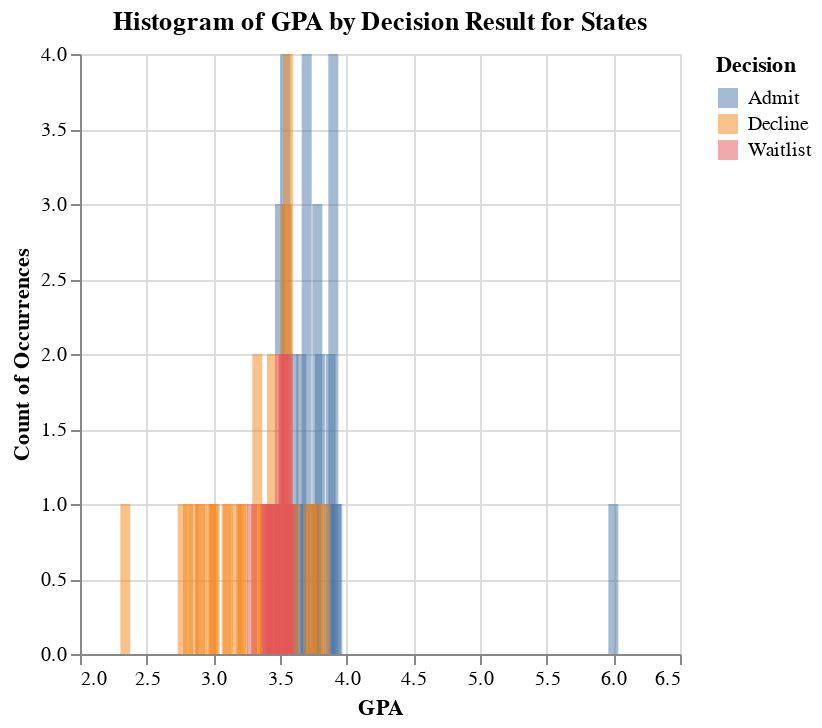

Notebook code for this chart:
### Code cell
# Dropdown selection
input_dropdown = alt.binding_select(options=[None] + unique_states, labels = ['All'] + unique_states, name='State')
selection = alt.selection_single(fields=['State'], bind=input_dropdown)

gpa_bar = alt.Chart(df).transform_filter(
    selection
).mark_bar(
    opacity=0.5,
    binSpacing=0
).encode(
    alt.X('GPA:Q'),
    alt.Y('count()', title='Count of Occurrences'),
    alt.Color('Decision:N')
).add_selection(selection).interactive()
chart_title = "Histogram of GPA by Decision Result for States"
gpa_bar = gpa_bar.properties(title=chart_title)

gpa_bar

### Figure 1 — Vega-Lite specification as saved in the notebook (floating-point values rounded to 4 significant figures)
{"config": {"view": {"continuousWidth": 300, "continuousHeight": 300}}, "data": {"name": "data-51f4d1a1c56d6089729b6b9cfb81bcdf"}, "mark": {"type": "bar", "binSpacing": 0, "opacity": 0.5}, "encoding": {"color": {"field": "Decision", "type": "nominal"}, "x": {"field": "GPA", "type": "quantitative"}, "y": {"aggregate": "count", "title": "Count of Occurrences", "type": "quantitative"}}, "params": [{"name": "param_19", "select": {"type": "point", "fields": ["State"]}, "bind": {"input": "select", "options": [null, "California", "Colorado", "Florida", "Utah", "Mississippi", "Oregon", "Virginia", "Alabama", "Georgia", "New york", "Vermont"], "labels": ["All", "California", "Colorado", "Florida", "Utah", "Mississippi", "Oregon", "Virginia", "Alabama", "Georgia", "New york", "Vermont"], "name": "State"}}, {"name": "param_20", "select": {"type": "interval", "encodings": ["x", "y"]}, "bind": "scales"}], "title": "Histogram of GPA by Decision Result for States", "transform": [{"filter": {"param": "param_19"}}], "$schema": "https://vega.github.io/schema/vega-lite/v5.8.0.json", "datasets": {"data-51f4d1a1c56d6089729b6b9cfb81bcdf": [{"Decision": "Admit", "State": "California", "GPA": 3.9, "WorkExp": 6.7, "TestScore": 962.0, "WritingScore": 100, "Gender": 1.0, "VolunteerLevel": 0}, {"Decision": "Admit", "State": "Florida", "GPA": 3.8, "WorkExp": 1.4, "TestScore": 969.0, "WritingScore": 97, "Gender": 1.0, "VolunteerLevel": 4}, {"Decision": "Admit", "State": "Colorado", "GPA": 3.6, "WorkExp": 0.9, "TestScore": 969.0, "WritingScore": 97, "Gender": 0.0, "VolunteerLevel": 2}, {"Decision": "Admit", "State": "Colorado", "GPA": 3.92, "WorkExp": 1.2, "TestScore": 969.0, "WritingScore": 95, "Gender": -1.0, "VolunteerLevel": 3}, {"Decision": "Admit", "State": "California", "GPA": 3.88, "WorkExp": 1.5, "TestScore": 967.0, "WritingScore": 95, "Gender": 1.0, "VolunteerLevel": 5}, {"Decision": "Admit", "State": "California", "GPA": 3.7, "WorkExp": 1.2, "TestScore": 969.0, "WritingScore": 94, "Gender": 1.0, "VolunteerLevel": 2}, {"Decision": "Admit", "State": "Florida", "GPA": 3.9, "WorkExp": 4.7, "TestScore": 961.0, "WritingScore": 93, "Gender": 1.0, "VolunteerLevel": 1}, {"Decision": "Admit", "State": "California", "GPA": 3.7, "WorkExp": 1.4, "TestScore": 966.0, "WritingScore": 94, "Gender": 1.0, "VolunteerLevel": 0}, {"Decision": "Admit", "State": "Florida", "GPA": 3.93, "WorkExp": 0.8, "TestScore": 969.0, "WritingScore": 99, "Gender": 1.0, "VolunteerLevel": 4}, {"Decision": "Admit", "State": "Colorado", "GPA": 3.6, "WorkExp": 1.2, "TestScore": 967.0, "WritingScore": 94, "Gender": 1.0, "VolunteerLevel": 2}, {"Decision": "Admit", "State": "California", "GPA": 3.69, "WorkExp": 3.2, "TestScore": 967.0, "WritingScore": 93, "Gender": 0.0, "VolunteerLevel": 3}, {"Decision": "Admit", "State": "Florida", "GPA": 3.7, "WorkExp": 3.7, "TestScore": 969.0, "WritingScore": 99, "Gender": 0.0, "VolunteerLevel": 2}, {"Decision": "Admit", "State": "Colorado", "GPA": 3.9, "WorkExp": 3.8, "TestScore": 967.0, "WritingScore": 98, "Gender": 1.0, "VolunteerLevel": 3}, {"Decision": "Admit", "State": "Colorado", "GPA": 3.78, "WorkExp": 1.2, "TestScore": 966.0, "WritingScore": 1, "Gender": 0.0, "VolunteerLevel": 4}, {"Decision": "Admit", "State": "California", "GPA": 3.7, "WorkExp": 2.7, "TestScore": 799.0, "WritingScore": 97, "Gender": 0.0, "VolunteerLevel": 5}, {"Decision": "Admit", "State": "Florida", "GPA": 3.5, "WorkExp": 0.7, "TestScore": 965.0, "WritingScore": 91, "Gender": 0.0, "VolunteerLevel": 1}, {"Decision": "Admit", "State": "Colorado", "GPA": 3.65, "WorkExp": 1.7, "TestScore": 963.0, "WritingScore": 90, "Gender": 0.0, "VolunteerLevel": 1}, {"Decision": "Admit", "State": "Colorado", "GPA": 3.75, "WorkExp": 1.1, "TestScore": 969.0, "WritingScore": 93, "Gender": 1.0, "VolunteerLevel": 0}, {"Decision": "Admit", "State": "Colorado", "GPA": 6.0, "WorkExp": 0.8, "TestScore": 969.0, "WritingScore": 93, "Gender": 1.0, "VolunteerLevel": 1}, {"Decision": "Admit", "State": "California", "GPA": 3.78, "WorkExp": 8.7, "TestScore": 966.0, "WritingScore": 91, "Gender": 0.0, "VolunteerLevel": 2}, {"Decision": "Admit", "State": "Florida", "GPA": 3.54, "WorkExp": 0.7, "TestScore": 965.0, "WritingScore": 11, "Gender": 1.0, "VolunteerLevel": 1}, {"Decision": "Admit", "State": "Florida", "GPA": 3.66, "WorkExp": 2.2, "TestScore": 967.0, "WritingScore": 91, "Gender": 0.0, "VolunteerLevel": 2}, {"Decision": "Admit", "State": "Florida", "GPA": 3.9, "WorkExp": 0.0, "TestScore": 967.0, "WritingScore": 88, "Gender": 1.0, "VolunteerLevel": 0}, {"Decision": "Admit", "State": "Florida", "GPA": 3.55, "WorkExp": 0.0, "TestScore": 962.0, "WritingScore": 97, "Gender": 0.0, "VolunteerLevel": 0}, {"Decision": "Admit", "State": "Colorado", "GPA": 3.59, "WorkExp": 1.7, "TestScore": 969.0, "WritingScore": 93, "Gender": 1.0, "VolunteerLevel": 0}, {"Decision": "Admit", "State": "California", "GPA": 3.66, "WorkExp": 0.9, "TestScore": 956.0, "WritingScore": 89, "Gender": 0.0, "VolunteerLevel": 1}, {"Decision": "Admit", "State": "Utah", "GPA": 3.78, "WorkExp": 1.2, "TestScore": 968.0, "WritingScore": 87, "Gender": 1.0, "VolunteerLevel": 2}, {"Decision": "Admit", "State": "Colorado", "GPA": 3.88, "WorkExp": 1.0, "TestScore": 969.0, "WritingScore": 93, "Gender": 0.0, "VolunteerLevel": 4}, {"Decision": "Admit", "State": "Florida", "GPA": 3.8, "WorkExp": 1.9, "TestScore": 965.0, "WritingScore": 94, "Gender": 1.0, "VolunteerLevel": 5}, {"Decision": "Admit", "State": "Florida", "GPA": 3.77, "WorkExp": 1.4, "TestScore": 969.0, "WritingScore": 99, "Gender": 0.0, "VolunteerLevel": 4}, {"Decision": "Admit", "State": "California", "GPA": 3.87, "WorkExp": 1.7, "TestScore": 966.0, "WritingScore": 97, "Gender": 1.0, "VolunteerLevel": 5}, {"Decision": "Decline", "State": "Florida", "GPA": 3.56, "WorkExp": 3.7, "TestScore": 899.0, "WritingScore": 78, "Gender": 0.0, "VolunteerLevel": 3}, {"Decision": "Decline", "State": "Florida", "GPA": 3.79, "WorkExp": 1.4, "TestScore": 867.0, "WritingScore": 77, "Gender": 1.0, "VolunteerLevel": 2}, {"Decision": "Decline", "State": "Florida", "GPA": 3.71, "WorkExp": 0.7, "TestScore": 789.0, "WritingScore": 82, "Gender": 0.0, "VolunteerLevel": 4}, {"Decision": "Decline", "State": "Florida", "GPA": 3.74, "WorkExp": 1.3, "TestScore": 800.0, "WritingScore": 56, "Gender": 1.0, "VolunteerLevel": 4}, {"Decision": "Decline", "State": "Florida", "GPA": 3.61, "WorkExp": 1.3, "TestScore": 789.0, "WritingScore": 56, "Gender": 1.0, "VolunteerLevel": 5}, {"Decision": "Decline", "State": "Florida", "GPA": 3.54, "WorkExp": 0.9, "TestScore": 765.0, "WritingScore": 78, "Gender": 1.0, "VolunteerLevel": 0}, {"Decision": "Decline", "State": "Florida", "GPA": 3.84, "WorkExp": 2.7, "TestScore": 896.0, "WritingScore": 89, "Gender": 1.0, "VolunteerLevel": 1}, {"Decision": "Decline", "State": "Florida", "GPA": 2.81, "WorkExp": 9.2, "TestScore": 764.0, "WritingScore": 56, "Gender": 0.0, "VolunteerLevel": 2}, {"Decision": "Decline", "State": "California", "GPA": 2.34, "WorkExp": 0.8, "TestScore": 754.0, "WritingScore": 76, "Gender": 1.0, "VolunteerLevel": 1}, {"Decision": "Decline", "State": "Oregon", "GPA": 2.9, "WorkExp": 0.9, "TestScore": 769.0, "WritingScore": 87, "Gender": 1.0, "VolunteerLevel": 4}, {"Decision": "Decline", "State": "Florida", "GPA": 3.33, "WorkExp": 1.6, "TestScore": 766.0, "WritingScore": 81, "Gender": 1.0, "VolunteerLevel": 5}, {"Decision": "Decline", "State": "Virginia", "GPA": 3.37, "WorkExp": 0.9, "TestScore": 766.0, "WritingScore": 79, "Gender": 0.0, "VolunteerLevel": 2}, {"Decision": "Decline", "State": "Colorado", "GPA": 3.0, "WorkExp": 1.2, "TestScore": 768.0, "WritingScore": 77, "Gender": 1.0, "VolunteerLevel": 1}, {"Decision": "Decline", "State": "Florida", "GPA": 3.1, "WorkExp": 1.9, "TestScore": 751.0, "WritingScore": 76, "Gender": 0.0, "VolunteerLevel": 0}, {"Decision": "Decline", "State": "Virginia", "GPA": 3.22, "WorkExp": 3.2, "TestScore": 769.0, "WritingScore": 75, "Gender": 0.0, "VolunteerLevel": 1}, {"Decision": "Decline", "State": "Florida", "GPA": 3.54, "WorkExp": 1.1, "TestScore": 767.0, "WritingScore": 65, "Gender": 0.0, "VolunteerLevel": 4}, {"Decision": "Decline", "State": "Colorado", "GPA": 3.44, "WorkExp": 3.2, "TestScore": 757.0, "WritingScore": 74, "Gender": 1.0, "VolunteerLevel": 3}, {"Decision": "Decline", "State": "Colorado", "GPA": 2.98, "WorkExp": 0.7, "TestScore": 763.0, "WritingScore": 71, "Gender": 0.0, "VolunteerLevel": 1}, {"Decision": "Decline", "State": "Virginia", "GPA": 2.77, "WorkExp": 3.7, "TestScore": 763.0, "WritingScore": 73, "Gender": 1.0, "VolunteerLevel": 5}, {"Decision": "Decline", "State": "Florida", "GPA": 3.18, "WorkExp": 1.4, "TestScore": 768.0, "WritingScore": 72, "Gender": 0.0, "VolunteerLevel": 0}, {"Decision": "Decline", "State": "Colorado", "GPA": 3.11, "WorkExp": 1.7, "TestScore": 758.0, "WritingScore": 69, "Gender": 1.0, "VolunteerLevel": 3}, {"Decision": "Decline", "State": "Colorado", "GPA": 3.32, "WorkExp": 1.7, "TestScore": 768.0, "WritingScore": 78, "Gender": 0.0, "VolunteerLevel": 4}, {"Decision": "Decline", "State": "Utah", "GPA": 3.01, "WorkExp": 1.4, "TestScore": 769.0, "WritingScore": 69, "Gender": 0.0, "VolunteerLevel": 2}, {"Decision": "Decline", "State": "Utah", "GPA": 3.33, "WorkExp": 0.8, "TestScore": 768.0, "WritingScore": 70, "Gender": 0.0, "VolunteerLevel": 1}, {"Decision": "Decline", "State": "Mississippi", "GPA": 2.91, "WorkExp": 6.2, "TestScore": 753.0, "WritingScore": 77, "Gender": 1.0, "VolunteerLevel": 1}, {"Decision": "Decline", "State": "Florida", "GPA": 3.56, "WorkExp": 1.7, "TestScore": 769.0, "WritingScore": 81, "Gender": 1.0, "VolunteerLevel": 4}, {"Decision": "Decline", "State": "Colorado", "GPA": 2.85, "WorkExp": 4.6, "TestScore": 762.0, "WritingScore": 75, "Gender": 1.0, "VolunteerLevel": 4}, {"Decision": "Decline", "State": "Virginia", "GPA": 3.21, "WorkExp": 1.7, "TestScore": 766.0, "WritingScore": 79, "Gender": 1.0, "VolunteerLevel": 5}, {"Decision": "Waitlist", "State": "Florida", "GPA": 3.4, "WorkExp": 1.9, "TestScore": 859.0, "WritingScore": 88, "Gender": 0.0, "VolunteerLevel": 4}, {"Decision": "Waitlist", "State": "Florida", "GPA": 3.45, "WorkExp": 4.7, "TestScore": 867.0, "WritingScore": 71, "Gender": 0.0, "VolunteerLevel": 3}, {"Decision": "Waitlist", "State": "Florida", "GPA": 3.5, "WorkExp": 1.7, "TestScore": 869.0, "WritingScore": 73, "Gender": 0.0, "VolunteerLevel": 2}, {"Decision": "Waitlist", "State": "New york", "GPA": 3.55, "WorkExp": 2.2, "TestScore": 866.0, "WritingScore": 74, "Gender": 1.0, "VolunteerLevel": 1}, {"Decision": "Waitlist", "State": "Alabama", "GPA": 3.41, "WorkExp": 1.2, "TestScore": 868.0, "WritingScore": 85, "Gender": 0.0, "VolunteerLevel": 0}, {"Decision": "Waitlist", "State": "Georgia", "GPA": 3.56, "WorkExp": 100.0, "TestScore": 866.0, "WritingScore": 89, "Gender": 0.0, "VolunteerLevel": 1}, {"Decision": "Waitlist", "State": "Florida", "GPA": 3.53, "WorkExp": 1.7, "TestScore": 869.0, "WritingScore": 87, "Gender": 1.0, "VolunteerLevel": 2}, {"Decision": "Waitlist", "State": "Colorado", "GPA": 3.5, "WorkExp": 3.5, "TestScore": 869.0, "WritingScore": 83, "Gender": 0.0, "VolunteerLevel": 4}, {"Decision": "Waitlist", "State": "Utah", "GPA": 3.39, "WorkExp": 1.8, "TestScore": 866.0, "WritingScore": 82, "Gender": 1.0, "VolunteerLevel": 5}, {"Decision": "Waitlist", "State": "California", "GPA": 3.52, "WorkExp": 2.7, "TestScore": 855.0, "WritingScore": 87, "Gender": 1.0, "VolunteerLevel": 3}, {"Decision": "Waitlist", "State": "Colorado", "GPA": 3.49, "WorkExp": 1.3, "TestScore": 866.0, "WritingScore": 86, "Gender": 0.0, "VolunteerLevel": 5}, {"Decision": "Waitlist", "State": "Colorado", "GPA": 3.43, "WorkExp": 1.5, "TestScore": 869.0, "WritingScore": 85, "Gender": 1.0, "VolunteerLevel": 1}, {"Decision": "Waitlist", "State": "Florida", "GPA": 3.44, "WorkExp": 7.2, "TestScore": 865.0, "WritingScore": 84, "Gender": 0.0, "VolunteerLevel": 2}, {"Decision": "Waitlist", "State": "Florida", "GPA": 3.29, "WorkExp": 1.2, "TestScore": 869.0, "WritingScore": 83, "Gender": 1.0, "VolunteerLevel": 4}, {"Decision": "Waitlist", "State": "Utah", "GPA": 3.58, "WorkExp": 0.9, "TestScore": 864.0, "WritingScore": 82, "Gender": 1.0, "VolunteerLevel": 5}, {"Decision": "Waitlist", "State": "Utah", "GPA": 3.57, "WorkExp": 1.4, "TestScore": 869.0, "WritingScore": 80, "Gender": 1.0, "VolunteerLevel": 0}, {"Decision": "Waitlist", "State": "Florida", "GPA": 3.56, "WorkExp": 1.3, "TestScore": 869.0, "WritingScore": 84, "Gender": 1.0, "VolunteerLevel": 3}, {"Decision": "Waitlist", "State": "Florida", "GPA": 3.55, "WorkExp": 2.0, "TestScore": 853.0, "WritingScore": 81, "Gender": 0.0, "VolunteerLevel": 1}, {"Decision": "Waitlist", "State": "Colorado", "GPA": 3.54, "WorkExp": 1.2, "TestScore": 868.0, "WritingScore": 83, "Gender": 0.0, "VolunteerLevel": 2}, {"Decision": "Waitlist", "State": "Vermont", "GPA": 3.53, "WorkExp": 3.3, "TestScore": 862.0, "WritingScore": 85, "Gender": 1.0, "VolunteerLevel": 1}, {"Decision": "Waitlist", "State": "Florida", "GPA": 3.52, "WorkExp": 0.7, "TestScore": 868.0, "WritingScore": 81, "Gender": 0.0, "VolunteerLevel": 4}, {"Decision": "Waitlist", "State": "Florida", "GPA": 3.51, "WorkExp": 3.4, "TestScore": 865.0, "WritingScore": 88, "Gender": 1.0, "VolunteerLevel": 3}, {"Decision": "Waitlist", "State": "California", "GPA": 3.47, "WorkExp": 2.2, "TestScore": 867.0, "WritingScore": 77, "Gender": 1.0, "VolunteerLevel": 5}, {"Decision": "Waitlist", "State": "Florida", "GPA": 3.46, "WorkExp": 1.9, "TestScore": 869.0, "WritingScore": 89, "Gender": 1.0, "VolunteerLevel": 0}]}}
